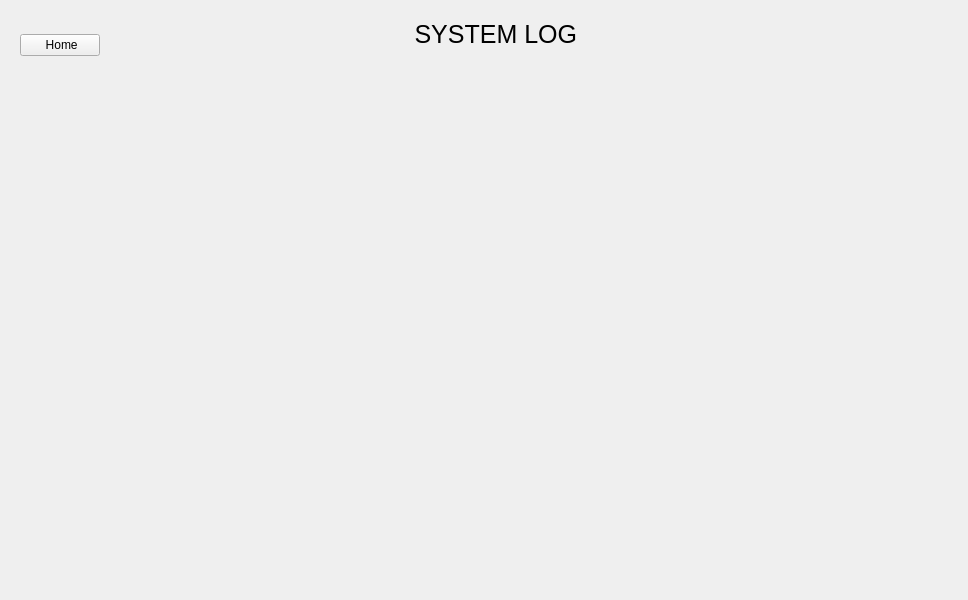
<?xml version="1.0" encoding="UTF-8"?>
<ui version="4.0">
 <class>LogWidget</class>
 <widget class="QWidget" name="LogWidget">
  <property name="geometry">
   <rect>
    <x>0</x>
    <y>0</y>
    <width>968</width>
    <height>600</height>
   </rect>
  </property>
  <property name="sizePolicy">
   <sizepolicy hsizetype="Expanding" vsizetype="Expanding">
    <horstretch>0</horstretch>
    <verstretch>0</verstretch>
   </sizepolicy>
  </property>
  <property name="windowTitle">
   <string>Form</string>
  </property>
  <property name="layoutDirection">
   <enum>Qt::LayoutDirection::LeftToRight</enum>
  </property>
  <layout class="QGridLayout" name="gridLayout">
   <property name="leftMargin">
    <number>20</number>
   </property>
   <property name="topMargin">
    <number>20</number>
   </property>
   <property name="rightMargin">
    <number>20</number>
   </property>
   <property name="bottomMargin">
    <number>20</number>
   </property>
   <item row="0" column="0">
    <widget class="QPushButton" name="btnBackFromLog">
     <property name="sizePolicy">
      <sizepolicy hsizetype="Fixed" vsizetype="Fixed">
       <horstretch>0</horstretch>
       <verstretch>0</verstretch>
      </sizepolicy>
     </property>
     <property name="layoutDirection">
      <enum>Qt::LayoutDirection::LeftToRight</enum>
     </property>
     <property name="text">
      <string> Home</string>
     </property>
    </widget>
   </item>
   <item row="0" column="1">
    <widget class="QLabel" name="label_log">
     <property name="minimumSize">
      <size>
       <width>0</width>
       <height>50</height>
      </size>
     </property>
     <property name="layoutDirection">
      <enum>Qt::LayoutDirection::RightToLeft</enum>
     </property>
     <property name="styleSheet">
      <string notr="true">font-size: 25px; </string>
     </property>
     <property name="text">
      <string>SYSTEM LOG         </string>
     </property>
     <property name="alignment">
      <set>Qt::AlignmentFlag::AlignHCenter|Qt::AlignmentFlag::AlignTop</set>
     </property>
    </widget>
   </item>
   <item row="2" column="0" colspan="2">
    <widget class="LogCustomTableWidget" name="LogEventTable" native="true">
     <property name="sizePolicy">
      <sizepolicy hsizetype="Expanding" vsizetype="Expanding">
       <horstretch>0</horstretch>
       <verstretch>0</verstretch>
      </sizepolicy>
     </property>
     <property name="styleSheet">
      <string notr="true">	color: #aef3c0;
    background-color: transparent;
    gridline-color: #225544;
    font-family: 'Segoe UI';
    font-size: 16px;
    selection-background-color: #2a3b3b;
</string>
     </property>
    </widget>
   </item>
  </layout>
 </widget>
 <customwidgets>
  <customwidget>
   <class>LogCustomTableWidget</class>
   <extends>QWidget</extends>
   <header>logcustomtablewidget.h</header>
  </customwidget>
 </customwidgets>
 <resources/>
 <connections/>
</ui>
